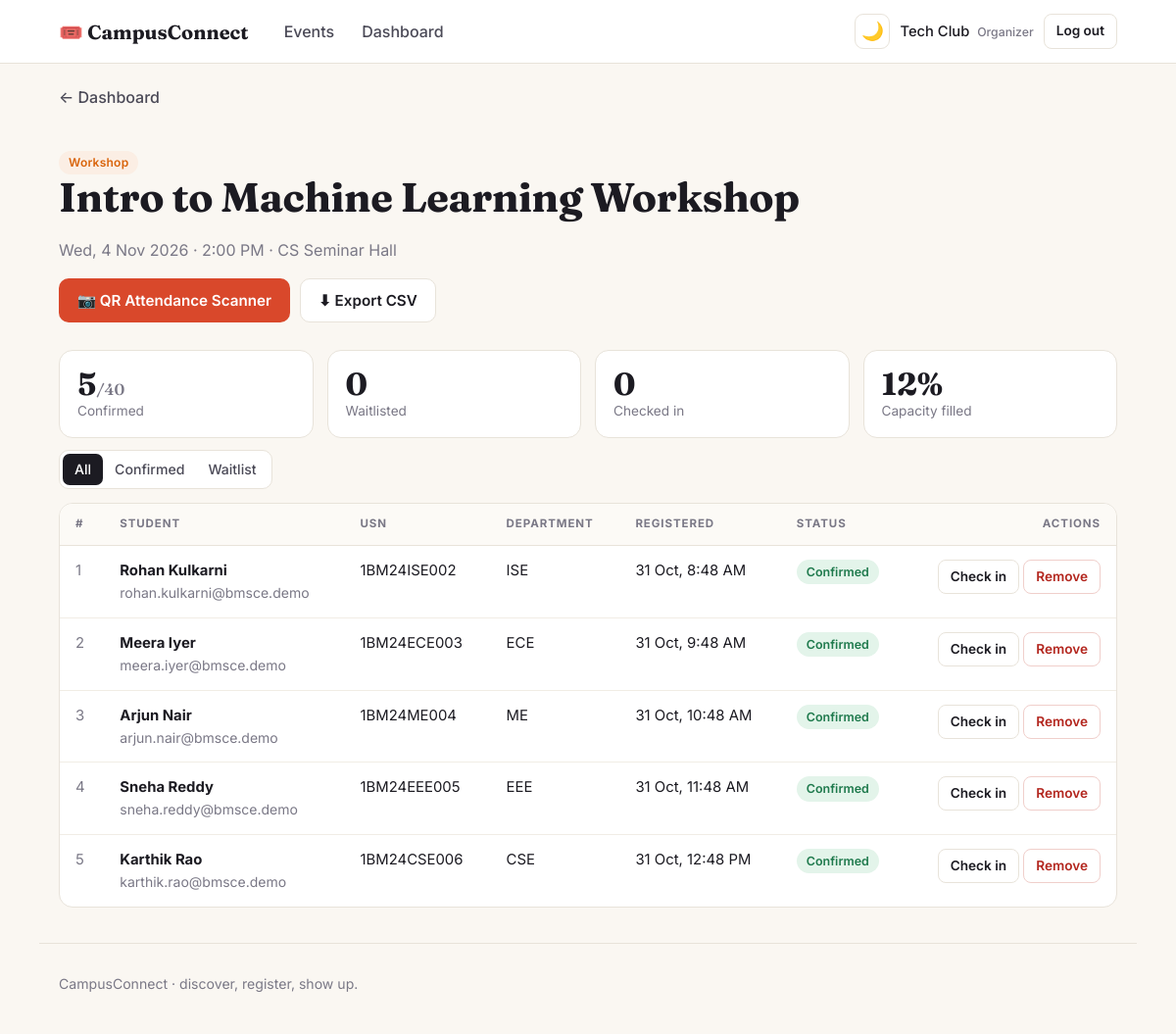
Screenshot of /dashboard/2/participants (signed in) with the database file from the repository.
### tables this page shows
CREATE TABLE users (
    id INTEGER PRIMARY KEY AUTOINCREMENT,
    name TEXT NOT NULL,
    email TEXT NOT NULL UNIQUE,
    usn TEXT,
    department TEXT,
    password_hash TEXT NOT NULL,
    role TEXT NOT NULL CHECK (role IN ('student', 'organizer')),
    created_at TEXT NOT NULL
);

CREATE TABLE events (
    id INTEGER PRIMARY KEY AUTOINCREMENT,
    title TEXT NOT NULL,
    description TEXT NOT NULL,
    category TEXT NOT NULL,
    event_date TEXT NOT NULL,
    start_time TEXT NOT NULL,
    end_time TEXT,
    venue TEXT NOT NULL,
    capacity INTEGER NOT NULL DEFAULT 0,
    organizer_id INTEGER NOT NULL REFERENCES users(id) ON DELETE CASCADE,
    created_at TEXT NOT NULL
);

CREATE TABLE registrations (
    id INTEGER PRIMARY KEY AUTOINCREMENT,
    event_id INTEGER NOT NULL REFERENCES events(id) ON DELETE CASCADE,
    user_id INTEGER NOT NULL REFERENCES users(id) ON DELETE CASCADE,
    status TEXT NOT NULL DEFAULT 'confirmed' CHECK (status IN ('confirmed', 'waitlisted')),
    attended INTEGER NOT NULL DEFAULT 0,
    created_at TEXT NOT NULL,
    UNIQUE (event_id, user_id)
);

### backend/app.py (the view)
@app.route("/dashboard/<int:event_id>/participants")
@organizer_required
def participants(event_id):
    ev = own_event_or_404(event_id)
    status = request.args.get("status", "")
    regs = _participants(event_id, status)
    return render_template("participants.html", ev=ev, regs=regs, status=status)

### backend/app.py (called while the page is built, shortened)
def get_db():
    if "db" not in g:
        g.db = sqlite3.connect(DB_PATH)
        g.db.row_factory = sqlite3.Row
        g.db.execute("PRAGMA foreign_keys = ON")
    return g.db

def today_iso():
    return date.today().isoformat()

def _d(s):
    return datetime.strptime(s, "%Y-%m-%d")

@app.template_filter("fdate")
def fdate(s):
    d = _d(s)
    return f"{d.strftime('%a')}, {d.day} {d.strftime('%b %Y')}"

@app.template_filter("ftime")
def ftime(s):
    if not s:
        return ""
    t = datetime.strptime(s, "%H:%M")
    return f"{t.hour % 12 or 12}:{t.minute:02d} {'AM' if t.hour < 12 else 'PM'}"

@app.template_filter("fstamp")
def fstamp(s):
    d = datetime.strptime(s, "%Y-%m-%d %H:%M:%S")
    return f"{d.day} {d.strftime('%b')}, {ftime(d.strftime('%H:%M'))}"

@app.context_processor
def inject_globals():
    return {"CATEGORIES": CATEGORIES, "today": today_iso(), "csrf_token": csrf_token}

def csrf_token():
    if "_csrf" not in session:
        session["_csrf"] = secrets.token_hex(16)
    return session["_csrf"]

@app.before_request
def load_user_and_check_csrf():
    g.user = None
    uid = session.get("user_id")
    if uid:
        g.user = get_db().execute("SELECT * FROM users WHERE id = ?", (uid,)).fetchone()
        if g.user is None:
            session.pop("user_id", None)

def organizer_required(view):
    @wraps(view)
    def wrapped(*a, **kw):
        if g.user is None:
            flash("Please log in to continue.", "info")
            return redirect(url_for("login", next=request.full_path.rstrip("?")))
        if g.user["role"] != "organizer":
            abort(403)
        return view(*a, **kw)
    return wrapped

def decorate(row):
    e = dict(row)
    cap = e["capacity"]
    e["is_past"] = e["event_date"] < today_iso()
    e["unlimited"] = cap == 0
    e["spots_left"] = None if cap == 0 else max(cap - e["confirmed"], 0)
    e["is_full"] = cap > 0 and e["confirmed"] >= cap
    e["fill_pct"] = 0 if cap == 0 else min(100, round(100 * e["confirmed"] / cap))
    return e

def get_event(event_id):
    row = get_db().execute(EVENT_SQL + " WHERE e.id = ?", (event_id,)).fetchone()
    return decorate(row) if row else None

def own_event_or_404(event_id):
    ev = get_event(event_id)
    if ev is None:
        abort(404)
    if ev["organizer_id"] != g.user["id"]:
        abort(403)
    return ev

### frontend/templates/participants.html (shortened to what this page needs)
{% extends "base.html" %}
{% block content %}
<a class="back" href="{{ url_for('dashboard') }}">← Dashboard</a>
<section class="page-head page-head-row">
  <div>
    <span class="chip cat-{{ ev.category|lower }}">{{ ev.category }}</span>
    <h1>{{ ev.title }}</h1>
    <p class="muted">{{ ev.event_date|fdate }} · {{ ev.start_time|ftime }} · {{ ev.venue }}</p>
  </div>
  <div style="display: flex; gap: 10px; flex-wrap: wrap;">
    <button type="button" class="btn btn-primary" id="btnOpenScanner">📷 QR Attendance Scanner</button>
    <a class="btn btn-ghost" href="{{ url_for('participants_csv', event_id=ev.id) }}">⬇ Export CSV</a>
  </div>
</section>
<div class="stats">
  <div class="stat"><span class="n">{{ ev.confirmed }}{% if not ev.unlimited %}<small>/{{ ev.capacity }}</small>{% endif
      %}</span><span class="l">Confirmed</span></div>
  <div class="stat"><span class="n">{{ ev.waitlisted }}</span><span class="l">Waitlisted</span></div>
  <div class="stat"><span class="n" id="statCheckedIn">{{ ev.attended_count }}</span><span class="l">Checked in</span>
  </div>
  <div class="stat"><span class="n">{{ ev.fill_pct if not ev.unlimited else '–' }}{% if not ev.unlimited %}%{% endif
      %}</span><span class="l">Capacity filled</span></div>
</div>
<div class="seg seg-left">
  <a class="{{ 'on' if not status }}" href="{{ url_for('participants', event_id=ev.id) }}">All</a>
  <a class="{{ 'on' if status == 'confirmed' }}"
    href="{{ url_for('participants', event_id=ev.id, status='confirmed') }}">Confirmed</a>
  <a class="{{ 'on' if status == 'waitlisted' }}"
    href="{{ url_for('participants', event_id=ev.id, status='waitlisted') }}">Waitlist</a>
</div>
{% if regs %}
<div class="table-wrap">
  <table class="table" id="participantsTable">
    <thead>
      <tr>
        <th>#</th>
        <th>Student</th>
        <th>USN</th>
        <th>Department</th>
        <th>Registered</th>
        <th>Status</th>
        <th class="right">Actions</th>
      </tr>
    </thead>
    <tbody>
      {% for r in regs %}
      <tr id="row-reg-{{ r.reg_id }}">
        <td class="muted">{{ loop.index }}</td>
        <td><strong>{{ r.name }}</strong>
          <div class="muted small">{{ r.email }}</div>
        </td>
        <td>{{ r.usn or '–' }}</td>
        <td>{{ r.department or '–' }}</td>
        <td class="nowrap">{{ r.registered_at|fstamp }}</td>
        <td>{% if r.status == 'confirmed' %}<span class="badge badge-ok">Confirmed</span>{% else %}<span
            class="badge badge-warn">Waitlisted</span>{% endif %}</td>
        <td class="right nowrap">
          {% if r.status == 'confirmed' %}
          <form class="inline" method="post"
            action="{{ url_for('toggle_attendance', event_id=ev.id, reg_id=r.reg_id) }}">
            <button class="btn btn-sm btn-attend-toggle {{ 'btn-primary' if r.attended else 'btn-ghost' }}">{{ '✓
              Present' if r.attended else 'Check in' }}</button>
          </form>
          {% endif %}
          <form class="inline" method="post"
            action="{{ url_for('remove_participant', event_id=ev.id, reg_id=r.reg_id) }}"
            onsubmit="return confirm('Remove this participant?')">
            <button class="btn btn-danger btn-sm">Remove</button>
          </form>
        </td>
      </tr>
      {% endfor %}
    </tbody>
  </table>
</div>
{% else %}
<div class="empty">
  <h3>No registrations yet</h3>
  <p>Share the event link and they'll show up here.</p>
</div>
{% endif %}
{% endblock %}

### frontend/templates/base.html (shortened to what this page needs)
<!doctype html>
<html lang="en">
<head>
  <link rel="stylesheet" href="{{ url_for('static', filename='style.css') }}">
</head>
<body>
  <header class="topbar">
    <div class="wrap topbar-inner">
      <a class="brand" href="{{ url_for('index') }}"><span class="brand-mark">🎟️</span> CampusConnect</a>
      <nav class="nav">
        <a href="{{ url_for('index') }}" class="{{ 'active' if request.endpoint == 'index' }}">Events</a>
        {% if g.user and g.user.role == 'student' %}
          <a href="{{ url_for('my_events') }}" class="{{ 'active' if request.endpoint == 'my_events' }}">My events</a>
        {% elif g.user and g.user.role == 'organizer' %}
          <a href="{{ url_for('dashboard') }}" class="{{ 'active' if request.endpoint == 'dashboard' }}">Dashboard</a>
        {% endif %}
      </nav>
      <div class="nav-right">
        <button id="themeToggle" class="theme-btn" type="button" aria-label="Toggle theme" title="Toggle light/dark mode">
          <span class="icon-moon">🌙</span>
        </button>
        {% if g.user %}
          <span class="who">{{ g.user.name }} <small>{{ g.user.role }}</small></span>
          <form method="post" action="{{ url_for('logout') }}">
            <button class="btn btn-ghost btn-sm">Log out</button>
          </form>
        {% else %}
          <a class="btn btn-ghost btn-sm" href="{{ url_for('login') }}">Log in</a>
          <a class="btn btn-primary btn-sm" href="{{ url_for('signup') }}">Sign up</a>
        {% endif %}
      </div>
    </div>
  </header>
  <main class="wrap">
    {% block content %}{% endblock %}
  </main>
  <footer class="footer wrap">
    <span>CampusConnect · discover, register, show up.</span>
  </footer>
</body>
</html>

### rows the page displays
users: user.name "Tech Club", user.role "Organizer"
events: category "Workshop", title "Intro to Machine Learning Workshop", event_date|fdate "Wed, 4 Nov 2026", start_time|ftime "2:00 PM", venue "CS Seminar Hall", capacity "40"
registrations: name "Rohan Kulkarni", email "rohan.kulkarni@bmsce.demo", usn "1BM24ISE002", department "ISE", registered_at|fstamp "31 Oct, 8:48 AM", status "Confirmed", attended "Check in"
registrations: name "Meera Iyer", email "meera.iyer@bmsce.demo", usn "1BM24ECE003", department "ECE", registered_at|fstamp "31 Oct, 9:48 AM", status "Confirmed", attended "Check in"
registrations: name "Arjun Nair", email "arjun.nair@bmsce.demo", usn "1BM24ME004", department "ME", registered_at|fstamp "31 Oct, 10:48 AM", status "Confirmed", attended "Check in"
registrations: name "Sneha Reddy", email "sneha.reddy@bmsce.demo", usn "1BM24EEE005", department "EEE", registered_at|fstamp "31 Oct, 11:48 AM", status "Confirmed", attended "Check in"
registrations: name "Karthik Rao", email "karthik.rao@bmsce.demo", usn "1BM24CSE006", department "CSE", registered_at|fstamp "31 Oct, 12:48 PM", status "Confirmed", attended "Check in"

### other values shown
{{ ev.confirmed }} "5"
{{ ev.waitlisted }} "0"
{{ ev.attended_count }} "0"
{{ ev.fill_pct if not ev.unlimited else '–' }} "12"
